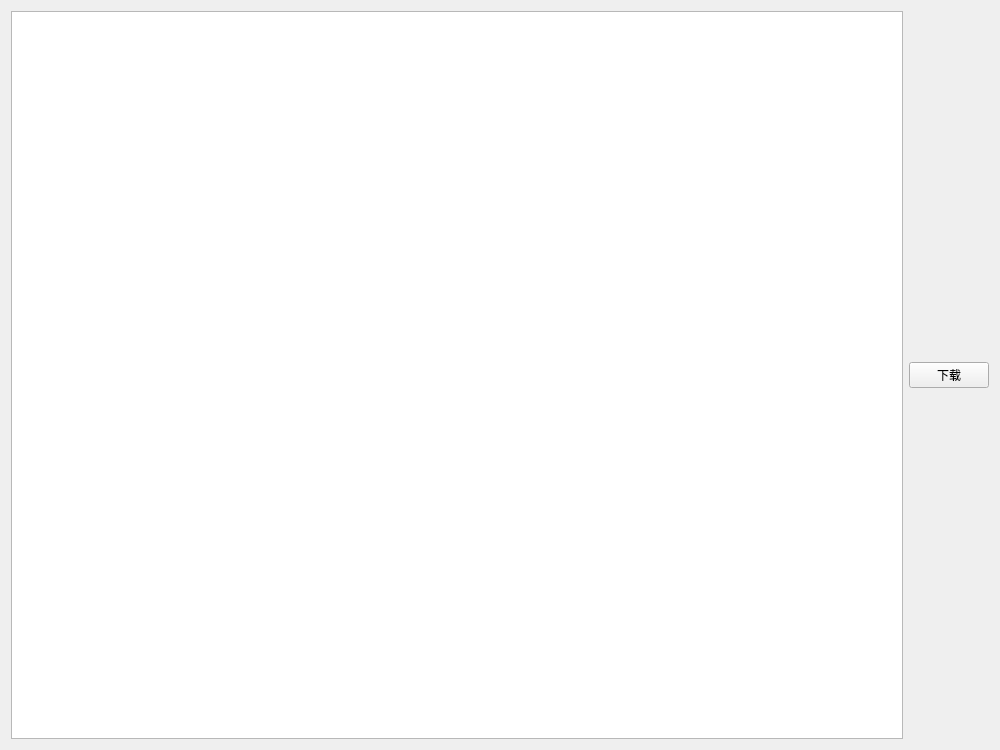
<?xml version="1.0" encoding="UTF-8"?>
<ui version="4.0">
 <class>Bili</class>
 <widget class="QWidget" name="Bili">
  <property name="windowModality">
   <enum>Qt::NonModal</enum>
  </property>
  <property name="geometry">
   <rect>
    <x>0</x>
    <y>0</y>
    <width>1000</width>
    <height>750</height>
   </rect>
  </property>
  <property name="windowTitle">
   <string>B站封面获取</string>
  </property>
  <property name="windowIcon">
   <iconset>
    <normaloff>E:/Cover/bilibili.ico</normaloff>E:/Cover/bilibili.ico</iconset>
  </property>
  <layout class="QHBoxLayout" name="horizontalLayout_2">
   <item>
    <layout class="QHBoxLayout" name="horizontalLayout">
     <item>
      <widget class="QPlainTextEdit" name="text_edit">
       <property name="cursor" stdset="0">
        <cursorShape>ArrowCursor</cursorShape>
       </property>
       <property name="inputMethodHints">
        <set>Qt::ImhNone</set>
       </property>
       <property name="plainText">
        <string/>
       </property>
       <property name="placeholderText">
        <string>请输入视频链接</string>
       </property>
      </widget>
     </item>
     <item>
      <widget class="QPushButton" name="button">
       <property name="baseSize">
        <size>
         <width>0</width>
         <height>0</height>
        </size>
       </property>
       <property name="text">
        <string>下载</string>
       </property>
      </widget>
     </item>
    </layout>
   </item>
  </layout>
 </widget>
 <resources/>
 <connections/>
</ui>
